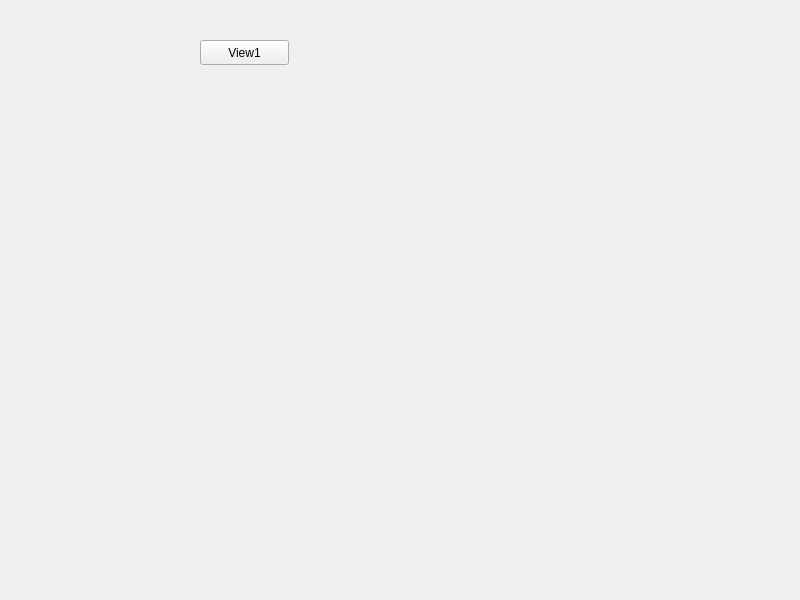
<?xml version="1.0" encoding="UTF-8"?>
<ui version="4.0">
 <class>view1</class>
 <widget class="QWidget" name="view1">
  <property name="geometry">
   <rect>
    <x>0</x>
    <y>0</y>
    <width>800</width>
    <height>600</height>
   </rect>
  </property>
  <property name="windowTitle">
   <string>Form</string>
  </property>
  <widget class="QPushButton" name="pushButton">
   <property name="geometry">
    <rect>
     <x>200</x>
     <y>40</y>
     <width>89</width>
     <height>25</height>
    </rect>
   </property>
   <property name="text">
    <string>View1</string>
   </property>
  </widget>
  <widget class="View2" name="widget" native="true">
   <property name="geometry">
    <rect>
     <x>150</x>
     <y>180</y>
     <width>411</width>
     <height>171</height>
    </rect>
   </property>
  </widget>
 </widget>
 <customwidgets>
  <customwidget>
   <class>View2</class>
   <extends>QWidget</extends>
   <header location="global">view2.h</header>
   <container>1</container>
  </customwidget>
 </customwidgets>
 <resources/>
 <connections/>
</ui>
